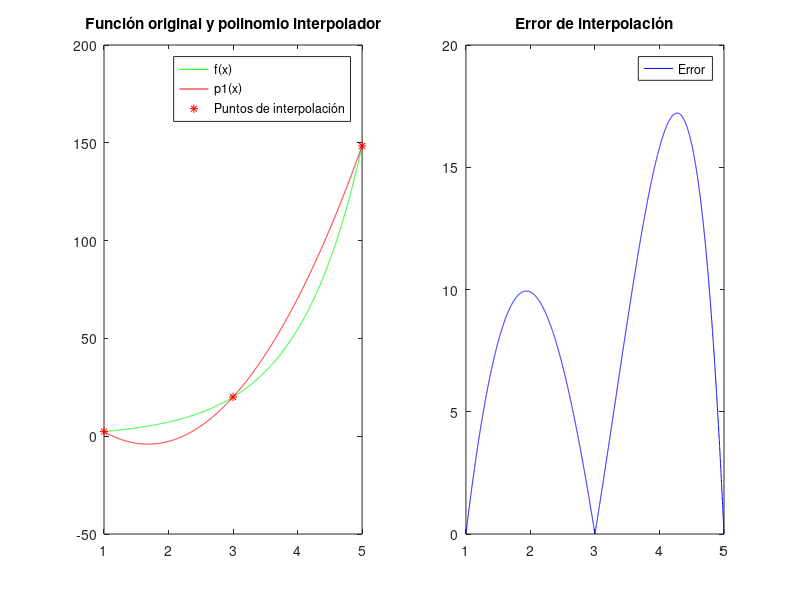

Recreate this plot in MATLAB.
%f(x)=2*sinh(x);
%p1(x)=x.^0 x.^1 x.^2
clear
clc
%1.0------DATOS A INTERPOLAR
x=[1 3 5]';
y=2*sinh(x);
%1.1------SISTEMA LINEAL
H=[x.^0 x.^1 x.^2 ];
b=y;
c=H\b;
c0=c(1);
c1=c(2);
c2=c(3);
% 1.2----- DIBUJAR COMANDO SUBPLOT

xx = 1:0.001:5;

% Calcular f(x), p1(x) y el error de interpolación
f = 2*sinh(xx);
p1 = c0.*xx.^0 + c1.*xx.^1 + c2.*xx.^2;
error_interpolacion = abs(f - p1);

% Configurar la primera gráfica
subplot(1,2,1)
plot(xx, f, 'g', xx, p1, 'r', x, 2*sinh(x), '*r')
title('Función original y polinomio interpolador');
legend('f(x)', 'p1(x)', 'Puntos de interpolación');

% Configurar la segunda gráfica
subplot(1,2,2)
plot(xx, error_interpolacion, 'b');
title('Error de interpolación');
legend('Error');
%Valor maximo y mínimo de error
[maximo,puntox]=max(error_interpolacion)
punto_maximo = xx(puntox)
[minimo,puntoy]=min(error_interpolacion)
punto_minimo = xx(puntoy)
% Aproximar f(3.1) por p1(3.1)
x_aprox = 3.1
f_x_aprox = 2*sinh(x_aprox)
p1_x_aprox = c0.*x_aprox.^0 + c1.*x_aprox.^1 + c2.*x_aprox.^2

% Calcular el número de cifras decimales significativas
erel= abs(p1_x_aprox-f_x_aprox)./abs(f_x_aprox)
ncif = floor(-log10(erel))



%2----------------------------------------------------------
%FUNCION F(X)
clear
clc
%Datos
x=[1 ,5]';
y=2*sinh(x);
H2=[x.^0 (x-1).^2 ];
b2=y;
c2=H2\b2;
c0=c2(1);
c1=c2(2);
















